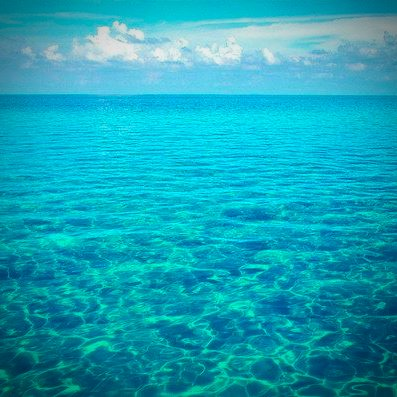
%> input picture data/Examples/M/sea2_vig.png, 397 x 397 px
$ octave --eval "demo_vignetting;"   (GNU Octave 9; MATLAB toolbox functions it lacks are replaced by stand-ins)
%> lines starting %> are read from the running program, lines starting %| are printed output that depends on the picture
%> in demo_vignetting, im is the input picture: size 397x397x3 uint8; mean R, G, B 24.5, 162.5, 182.6
### Matlab/kernel/vignCorrection_nonPara.m
function [im_corrected,im_vignetting]=vignCorrection_nonPara(im_given,varargin)
% %
% % vignCorrection_nonPara can esitmate and remove vignetting effect in gray
% % or color images. Vignetting image is represented nonparamatrically as
% % shown in the reference paper.
% %
% % Examples:
% % vignCorrection_nonPara(im_given)
% % vignCorrection_nonPara(im_given,labmda)
% % vignCorrection_nonPara(im_given,labmda,itrNum)
% % vignCorrection_nonPara(im_given,labmda,itrNum,alpha)
% %
% % Input Arguments:
% % im_given: Matrix of image data, obtained with imread or other ways.
% % labmda:   Parameter adjusting the smoothness of the resulting vignetting
% %           image. Default is 0.3. See Eq. (16)
% % itrNum:   Number of iterations for the IRLS. Default is 4.
% % alpha:    Exponent value of gradient distribution, in Eq. (14)
% %
% % Ouput Arguments:
% % im_corrected:       image after vignetting correction
% % im_vignetting:      image of the estimated vignetting
% %
% % Reference:
% % Y. Zheng, J. Yu, S. B. Kang, S. Lin, and C. Kambhamettu, 밪ingle-image vignetting
% % correction using radial gradient symmetry,?in IEEE Conference on
% % Computer Vision and Pattern Recognition, June 2008, pp. 1?.
% %
% % % % % % % % % % % % % % % % % % % % % % % % % % % % % % % % % % % % % %
% % Re-implemented by Yuanjie Zheng on April 16, 2010 @PICSL@UPenn,
% % based on the original work for the conference paper.
% % Contact: zheng.vision@gmail.com
% % % % % % % % % % % % % % % % % % % % % % % % % % % % % % % % % % % % % %

% % % % % % % % % % % % % % % ~~~~~~~~~~~~~~~~~~~~~~~~~~~~~~~~~~~~~~~~~~~~
% check input
% % % % % % % % % % % % % % % ~~~~~~~~~~~~~~~~~~~~~~~~~~~~~~~~~~~~~~~~~~~~
if nargin==0
    error('You need to provide image data for vignCorrection_nonPara.m. Try "help vignCorrection_nonPara" to get more information.');
end

% % % % % % % % % % % % % % % ~~~~~~~~~~~~~~~~~~~~~~~~~~~~~~~~~~~~~~~~~~~~
% set up parameters
% % % % % % % % % % % % % % % ~~~~~~~~~~~~~~~~~~~~~~~~~~~~~~~~~~~~~~~~~~~~
% variable paras
[lambda,itrNum,alpha]=parseInputs(nargin-1,varargin);
%> in parseInputs, `lambda=vars{1};`: lambda = 0.25
%> lambda = 0.25; itrNum = 4; alpha = 0.6
% fixed paras
epsilon=0.000001;% perturbation on B
shift=1; % shift to aoivd computation of log(0)

% % % % % % % % % % % % % % % ~~~~~~~~~~~~~~~~~~~~~~~~~~~~~~~~~~~~~~~~~~~~
% downsample to increase speed
% % % % % % % % % % % % % % % ~~~~~~~~~~~~~~~~~~~~~~~~~~~~~~~~~~~~~~~~~~~~
dsfact=0.25;
im_given_sampled=imresize(im_given,dsfact);
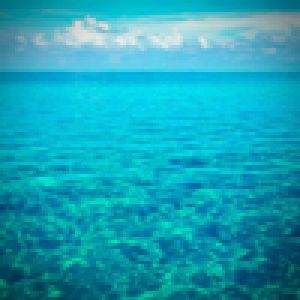
%> im_given_sampled: size 100x100x3 uint8 (shown 3 times larger); mean R, G, B 24.5, 162.5, 182.7

% % % % % % % % % % % % % % % ~~~~~~~~~~~~~~~~~~~~~~~~~~~~~~~~~~~~~~~~~~~~
% convert color to gray
% % % % % % % % % % % % % % % ~~~~~~~~~~~~~~~~~~~~~~~~~~~~~~~~~~~~~~~~~~~~
numsz=length(size(im_given_sampled));
%> numsz = 3
if numsz==3
    DIM=3;
    im_gray=rgb2gray(uint8(im_given_sampled));
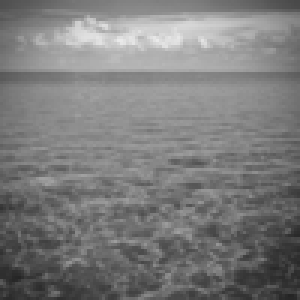
%> im_gray: size 100x100 uint8 (shown 3 times larger); min 36, max 234, mean 123.6
else
    DIM=1;
    im_gray=im_given_sampled;
end
im_data=double(im_gray);
sz=size(im_data);
%> sz = [100 100]
numPixels=sz(1)*sz(2);
%> numPixels = 10000


% % % % % % % % % % % % % % % ~~~~~~~~~~~~~~~~~~~~~~~~~~~~~~~~~~~~~~~~~~~~
% preparitions
% % % % % % % % % % % % % % % ~~~~~~~~~~~~~~~~~~~~~~~~~~~~~~~~~~~~~~~~~~~~
disp('Preparing ...')
%Z_shift=log(im_data+shift+eps); %%%%%%%%%%important
Z_shift=log(double(im_data)+shift); %%%%%%%%%%important
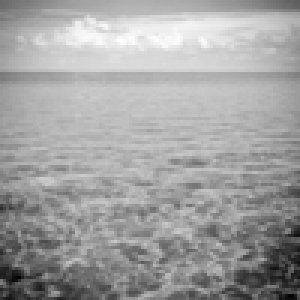
%> Z_shift: size 100x100 double (shown 3 times larger); min 3.61, max 5.46, mean 4.78; drawn with min black and max white
% Z_orn=log(im_data+eps);

% initial W to 1 for each pixel
vector_W=ones(numPixels,1);
%> the run ends on the next line
W=W_vec2sparse(vector_W);

rg=zeros(sz(1),sz(2));
for j=2:1:sz(1)
	for i=2:1:sz(2)
		cx = int32(i - sz(1)*0.5);
		cy = int32(j - sz(2)*0.5);
         %calculate the gradient
        dx = Z_shift(j,i)-Z_shift(j,i-1);
		dy = Z_shift(j,i)-Z_shift(j-1,i);
		%calculate the radial gradient
        cx=double(cx);
        cy=double(cy);
		rg_value = (cx*dx+cy*dy) / sqrt( cx*cx+cy*cy + epsilon );
		rg(j,i) = rg_value;
    end
end
%rg=reshape(rg,sz(1)*sz(2),1);

% get C
C=getC(sz);
numR=size(C,2);

% compute Lvi
R=zeros(sz(1),sz(2));
for j=1:1:sz(1)
	for i=1:1:sz(2)
		cx = int32(i - sz(1)*0.5);
		cy = int32(j - sz(2)*0.5);
        R(j,i) = int32(sqrt(double(cx*cx + cy*cy)));
      end
end
R=reshape(R,sz(1)*sz(2),1);
A=zeros(sz(1)*sz(2),numR);
for i=1:1:sz(1)*sz(2)
    if(R(i,1)<numR+1&&R(i,1)>1)
        A(i,R(i,1))=1;
        A(i,R(i,1)-1)=-1;
    end

end
%Lvxny=getLv(sz,1)+getLv(sz,2);
%Lvxny=getLv(sz,1);


% compute Lvii
Lxxnyy=getLxx(numR,1);

%  identiy matrix
myI=speye(numR,numR);

epsilon=0.03;
Gamma1=epsilon*myI;
%Gamma2=lambda*(2*numPixels/numR)*Lxxnyy;
Gamma2=lambda*(2*numPixels/numR)*Lxxnyy;
% % % % % % % % % % % % % % % ~~~~~~~~~~~~~~~~~~~~~~~~~~~~~~~~~~~~~~~~~~~~
% Iterative reweighted least squares
% % % % % % % % % % % % % % % ~~~~~~~~~~~~~~~~~~~~~~~~~~~~~~~~~~~~~~~~~~~~
colNum=itrNum+1;
ims{1}=im_given; tts{1}='Given Image';
ims{colNum+1}=uint8(ones(sz(1),sz(2))*255); tts{colNum+1}='Intial Vignetting';
ims{2*colNum+1}=uint8(reshape(vector_W,sz)*255); tts{2*colNum+1}='Intial Weight';
for k=1:itrNum
    disp(['IRLS: iteration ' num2str(k) ' ... ...'])

    % [5 lines of commented-out code are left out]


    right=W*rg(:);
    %A=Lvxny*C;
    B_r=((A'*W*W*A+Gamma1'*Gamma1+Gamma2'*Gamma2))\(A'*W*right);
    B=C*B_r;

    bg=zeros(sz(1),sz(2));
    for j=2:1:sz(1)
        for i=2:1:sz(2)
            cx = int32(i - sz(1)*0.5);
            cy = int32(j - sz(2)*0.5);
            radius = int32(sqrt( double(cx*cx + cy*cy ) ));
            radius=max(2, min(numR, radius) );
            bg(j,i)=B_r(radius,1)-B_r(radius-1,1);

        end
    end
    %bg=reshape(bg,sz(1)*sz(2),1);
    % update W
    %S1=abs(Lvxny*B(:)-Lvxny*Z_shift(:)); S2=alpha*(S1).^(alpha-1);
    S1=abs(bg-rg); S2=alpha*(S1).^(alpha-1);
    vector_W=exp(-S1).*(1-exp(-S2));
    W=W_vec2sparse(vector_W);

    image_W=uint8(reshape(vector_W,sz)*255);


    %
    %B=B-mean(B(:));%this can make the mean value of the corrected image equals to the one of the original image, this also makes the estimated bias's values around 1
    %get image for showing estimated vignetting

    b=exp(B-(max(B(:))));% such that b is within [0 1], for display

    image_b=reshape(b,sz);
    image_b=uint8(image_b*255);


    % get corrected image
    X=log(double(im_given_sampled))-repmat(log(reshape(b,sz(1),sz(2))),[1 1 DIM]);
    X_sample=Z_shift./reshape(b,sz(1),sz(2));
    %X=log(double(im_given_sampled)+shift)-repmat(reshape(B,sz(1),sz(2)),[1 1 DIM]);
    x=exp(X);
    %x=exp(X)-shift;
    x=uint8(x);

    % put all images in a cell array in order to display them together
    ims{1+k}=x; tts{1+k}=['Corrected: Iter ' num2str(k)];
    ims{colNum+1+k}=image_b; tts{colNum+1+k}=['Vignetting: Iter ' num2str(k)];
    ims{2*colNum+1+k}=image_W; tts{2*colNum+1+k}=['Weight: Iter ' num2str(k)];
end

figure,imdisp(ims,'Size',[3 1+itrNum],'Title',tts);
image_W=imresize(image_W,[size(im_given,1) size(im_given,2)],'bicubic');

% % % % % % % % % % % % % % % ~~~~~~~~~~~~~~~~~~~~~~~~~~~~~~~~~~~~~~~~~~~~
% upsample
% % % % % % % % % % % % % % % ~~~~~~~~~~~~~~~~~~~~~~~~~~~~~~~~~~~~~~~~~~~~
% bias
im_vignetting=imresize(image_b,[size(im_given,1) size(im_given,2)],'bicubic');

% bias corrected image

%im_bias_4compute=reshape(exp(B),sz)*255;
im_bias_4compute=reshape(b,sz)*255;
im_bias_4compute=imresize(im_bias_4compute,[size(im_given,1) size(im_given,2)],'bicubic');

data_bias=double(im_bias_4compute)/255;

X=log(double(im_given))-repmat(log(data_bias),[1 1 DIM]);
x=exp(X);

%X=log(double(im_given)+shift)-repmat(log(data_bias),[1 1 DIM]);
%x=exp(X)-shift;


im_corrected=uint8(x);

%gradient of im_corrected
rg_corrected=zeros(sz(1),sz(2));
rg_corrected=rg-bg;

%Show histogram of gradient
rg_whole=imresize(rg,[size(im_given,1) size(im_given,2)],'bicubic');
rg_whole=roundn(rg_whole,-2);
range_z=int32(max(abs(max(max(rg_whole))*100),abs(min(min(rg_whole))*100)));
range_z_1=range_z*2+1;
Z_R=zeros(range_z_1,1);
for j=1:1:size(im_given,1)
	for i=1:1:size(im_given,2)
        Z_R(int32(rg_whole(j,i)*100+range_z+1))=Z_R(int32(rg_whole(j,i)*100+range_z+1))+1;
    end
end
Z_R=Z_R/(size(im_given,1)*size(im_given,2));

corrected_whole=imresize(rg_corrected,[size(im_given,1) size(im_given,2)],'bicubic');
corrected_whole=roundn(corrected_whole,-2);
range_I=int32(max(abs(max(max(corrected_whole))*100),abs(min(min(corrected_whole))*100)));
range_I_1=range_I*2+1;
I_R=zeros(range_I_1,1);
for j=1:1:size(im_given,1)
	for i=1:1:size(im_given,2)
        I_R(int32(corrected_whole(j,i)*100+range_I+1))=I_R(int32(corrected_whole(j,i)*100+range_I+1))+1;
    end
end
I_R=I_R/(size(im_given,1)*size(im_given,2));

figure;
x=1:1:range_z;
plot(double(x-range_z)/10,Z_R(x+1),'-r',double(x-1)/10,Z_R(x+range_z),'-b');
plot(log(1+abs(double(x-range_z)/10)),Z_R(x+1),'-r',log(1+abs(double(x-1)/10)),Z_R(x+range_z),'-b');
set (gcf,'Position',[0,0,300,200]);
axis normal;

% [6 lines of commented-out code are left out]


function [lambda,itrNum,alpha]=parseInputs(numVar,vars)
% default
lambda=0.3;% smoothness
itrNum=4;
alpha=0.6;%diff 2 weight %smaller alpha means more contingent or sharper

% read input
if numVar>=1
    lambda=vars{1};
end
if numVar>=2
    itrNum=vars{2};
end
if numVar>=3
    alpha=vars{3};
end

### Matlab/demo_vignetting.m
function demo_vignetting()
% demo for vignetting correction

% path and name of input image file
%fn='..\data\Examples\flickr_3.jpg';
fn='..\data\Examples\M\sea2_vig.png';

% setting
addpath(genpath('.'));

% read and process the image
im=imread(fn);
tic
[im_vign_corrected,im_vignetting]=vignCorrection_nonPara(im,0.25);%you may need to input the second parameter and adapt it to the vignetting in the input image
toc

% show results
figure;
%subplot(1,3,1);
imshow(im); title('Given Image');

figure;
%subplot(1,3,2);
imshow(im_vign_corrected); title('Vignetting-Corrected Image');
imwrite(im_vign_corrected,'Vignetting_corrected.png','png');
figure;
%subplot(1,3,3);
imshow(im_vignetting); title('Estimated Vignetting');
imwrite(im_vignetting,'Vignetting_Est.png','png');

$ run again, with data/Examples/flickr_3.jpg saved as data/Examples/M/sea2_vig.png
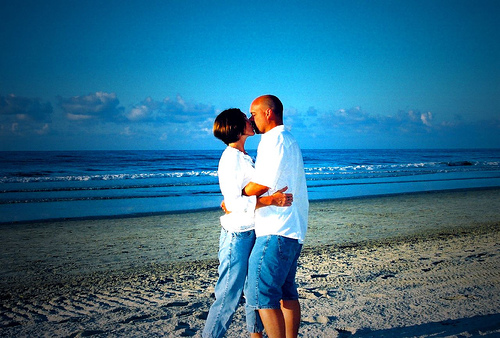
%> input picture data/Examples/flickr_3.jpg, 500 x 338 px
%> in demo_vignetting, im is the input picture: size 338x500x3 uint8; mean R, G, B 49.4, 110.7, 139.6
%> in parseInputs, `lambda=vars{1};`: lambda = 0.25
%> in vignCorrection_nonPara, `[lambda,itrNum,alpha]=parseInputs(nargin-1,varargin);`: itrNum = 4; alpha = 0.6
%> in vignCorrection_nonPara, `im_gray=rgb2gray(uint8(im_given_sampled));`:
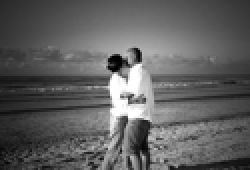
%> im_gray: size 85x125 uint8 (shown 2 times larger); min 0, max 255, mean 95.7
%> in vignCorrection_nonPara, `Z_shift=log(double(im_data)+shift);`:
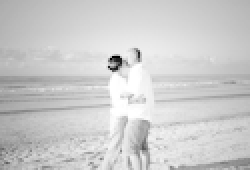
%> Z_shift: size 85x125 double (shown 2 times larger); min 0, max 5.55, mean 4.45; drawn with min black and max white

$ run again, with data/Examples/M/RS1_corrected.png copied over data/Examples/M/sea2_vig.png
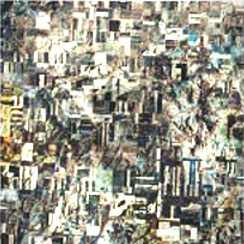
%> input picture data/Examples/M/RS1_corrected.png, 244 x 244 px
%> in demo_vignetting, im is the input picture: size 244x244x3 uint8; mean R, G, B 153.1, 151.1, 137.3
%> in parseInputs, `lambda=vars{1};`: lambda = 0.25
%> in vignCorrection_nonPara, `[lambda,itrNum,alpha]=parseInputs(nargin-1,varargin);`: itrNum = 4; alpha = 0.6
%> in vignCorrection_nonPara, `im_gray=rgb2gray(uint8(im_given_sampled));`:
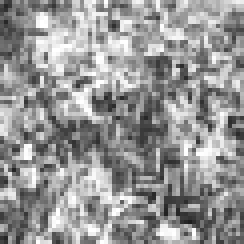
%> im_gray: size 61x61 uint8 (shown 4 times larger); min 29, max 255, mean 149.9
%> in vignCorrection_nonPara, `Z_shift=log(double(im_data)+shift);`:
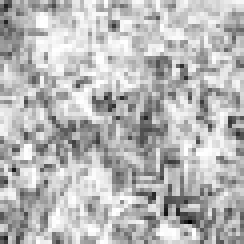
%> Z_shift: size 61x61 double (shown 4 times larger); min 3.4, max 5.55, mean 4.95; drawn with min black and max white

$ run again, with data/Examples/M/RS1_vig.png copied over data/Examples/M/sea2_vig.png
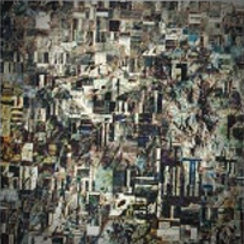
%> input picture data/Examples/M/RS1_vig.png, 244 x 244 px
%> in demo_vignetting, im is the input picture: size 244x244x3 uint8; mean R, G, B 102, 100.4, 90.4
%> in parseInputs, `lambda=vars{1};`: lambda = 0.25
%> in vignCorrection_nonPara, `[lambda,itrNum,alpha]=parseInputs(nargin-1,varargin);`: itrNum = 4; alpha = 0.6
%> in vignCorrection_nonPara, `im_gray=rgb2gray(uint8(im_given_sampled));`:
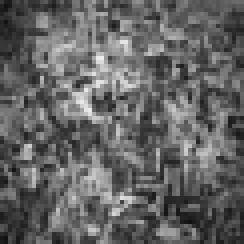
%> im_gray: size 61x61 uint8 (shown 4 times larger); min 16, max 238, mean 99.7
%> in vignCorrection_nonPara, `Z_shift=log(double(im_data)+shift);`:
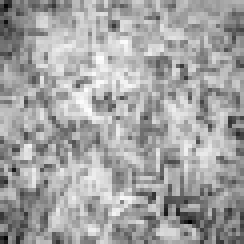
%> Z_shift: size 61x61 double (shown 4 times larger); min 2.83, max 5.48, mean 4.53; drawn with min black and max white
